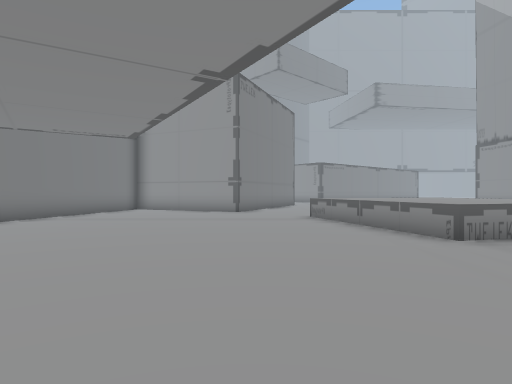
View 1 (above)

24 first-person views from a walk through a Unity game level. The camera is 1.5 m above the floor, looks level and sees 75° across. The floor is counted in squares, 2 m on a side. Each view is taken from the middle of a square. On the plan, view 1 faces up. The plan holds only what a view shows up to about 11 squares ahead; the rest is blank. The place goes on beyond the plan. The player is left out.

View 2
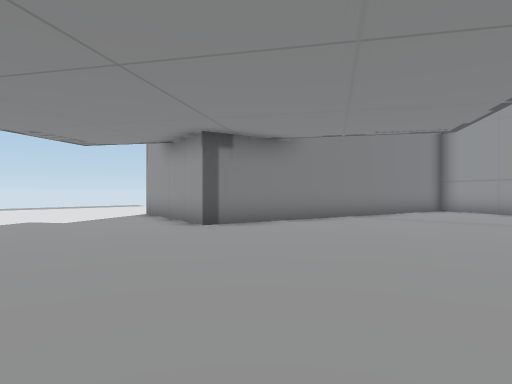

View 3
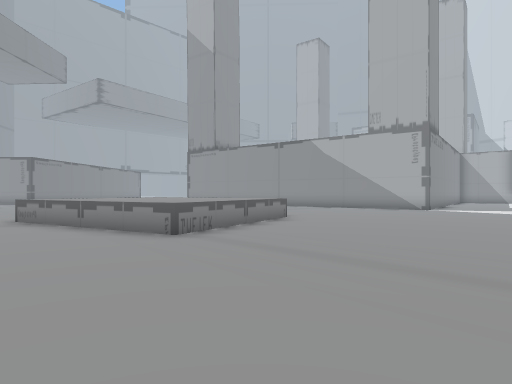

View 4
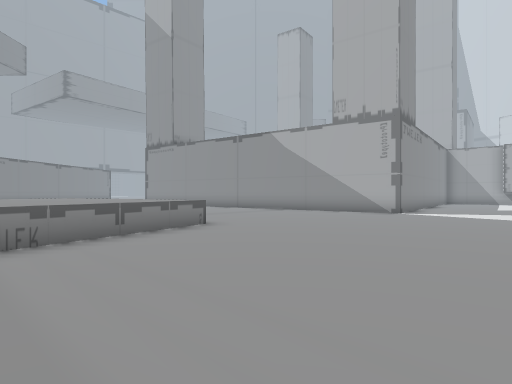

View 5
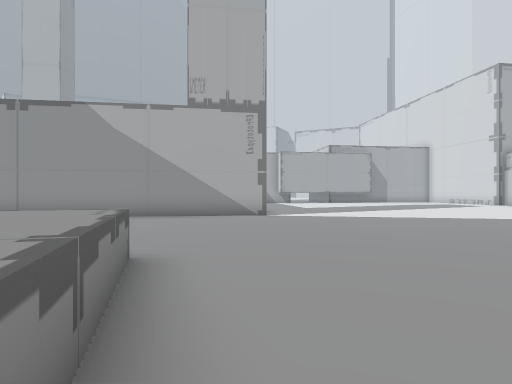

View 6
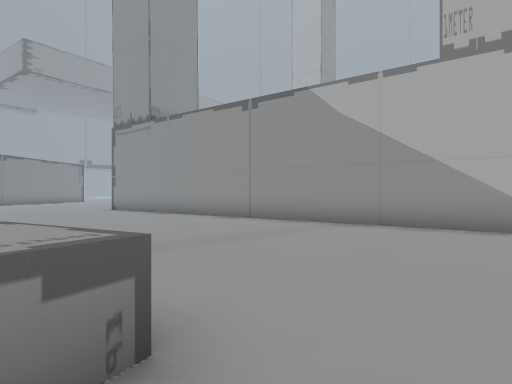

View 7
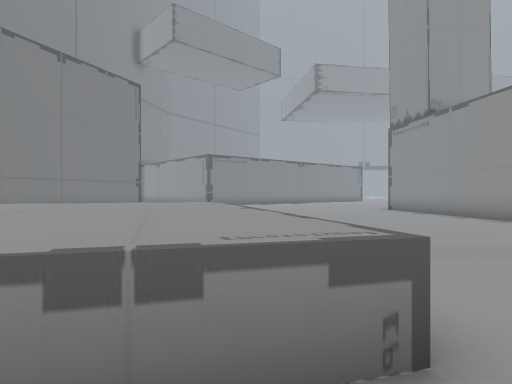

View 8
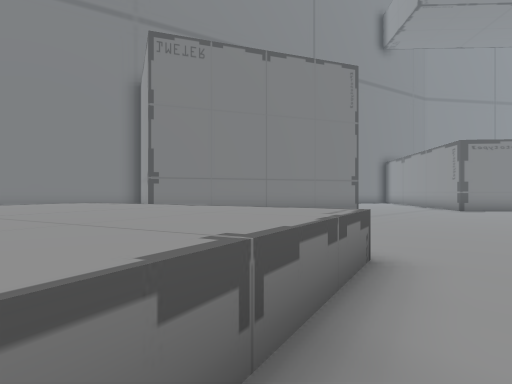

View 9
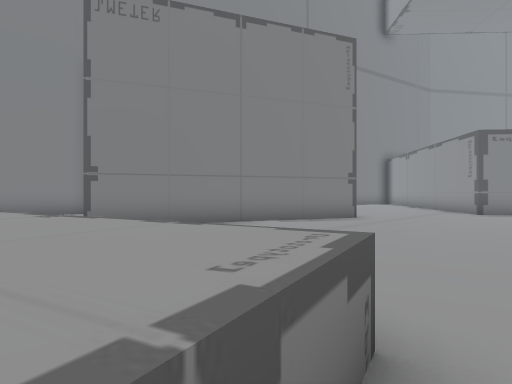

View 10
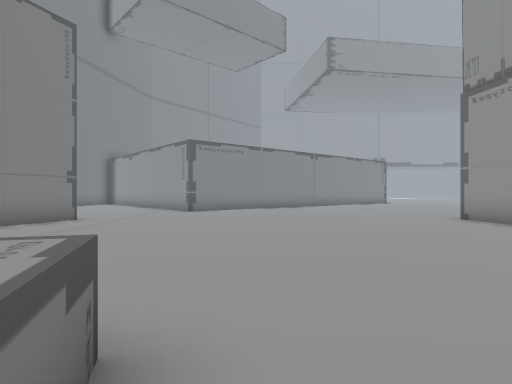

View 11
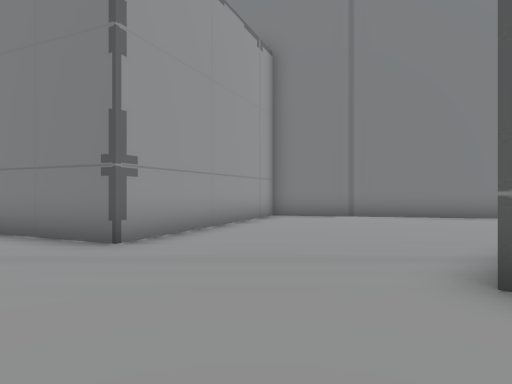

View 12
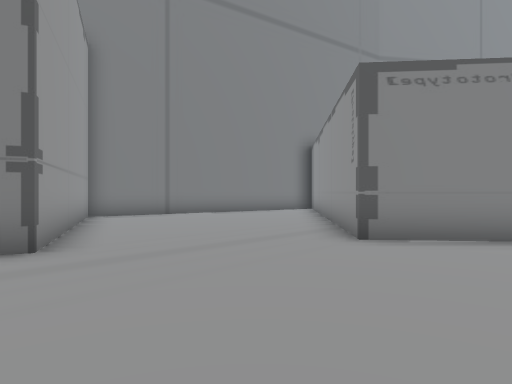

View 13
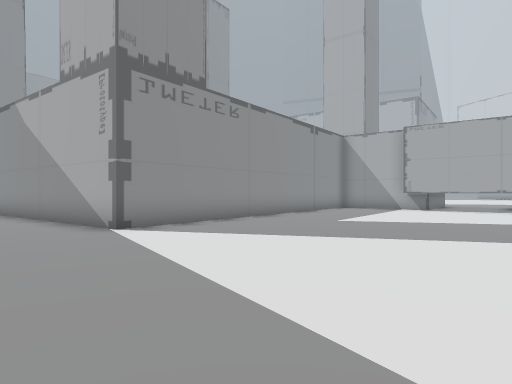

View 14
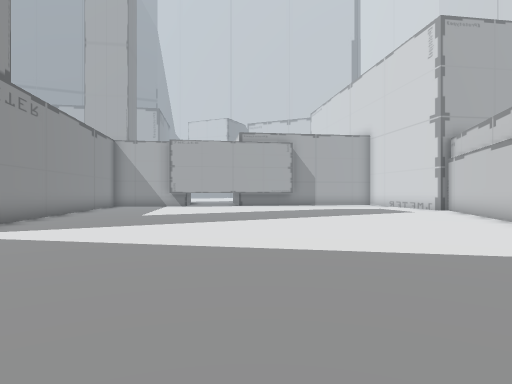

View 15
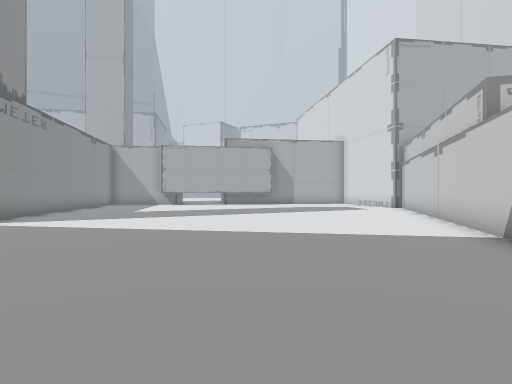

View 16
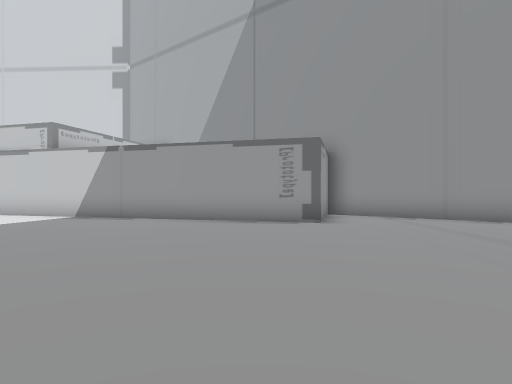

View 17
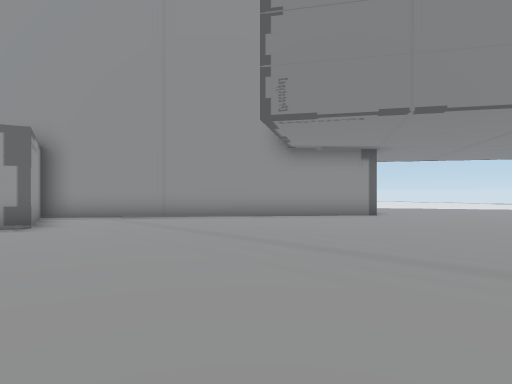

View 18
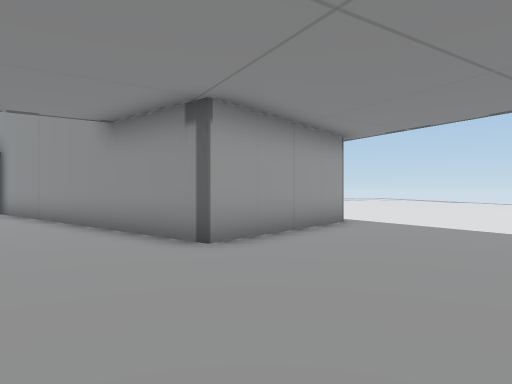

View 19
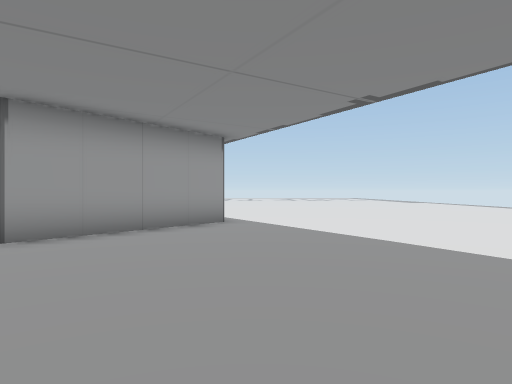

View 20
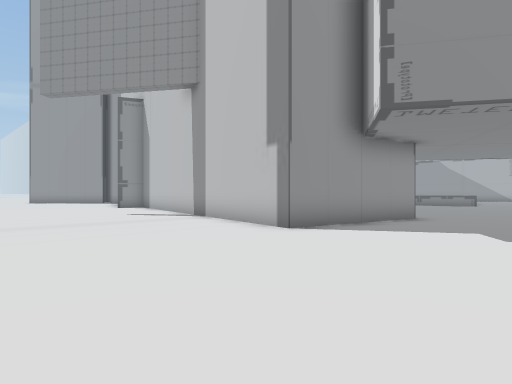

View 21
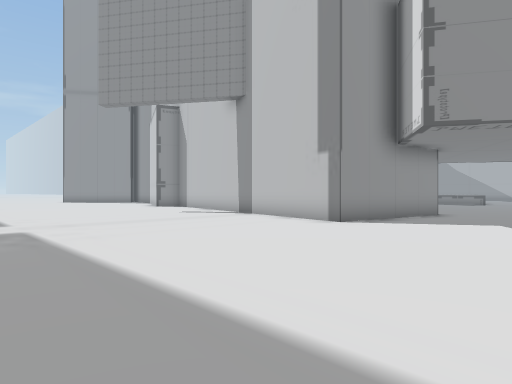

View 22
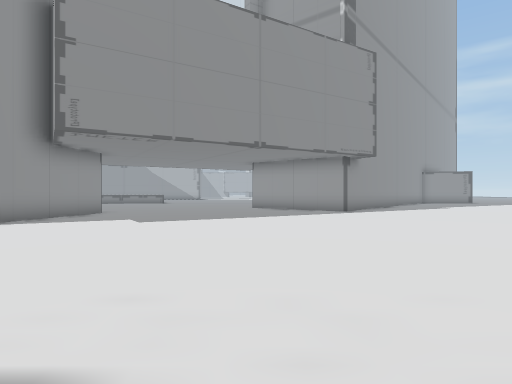

View 23
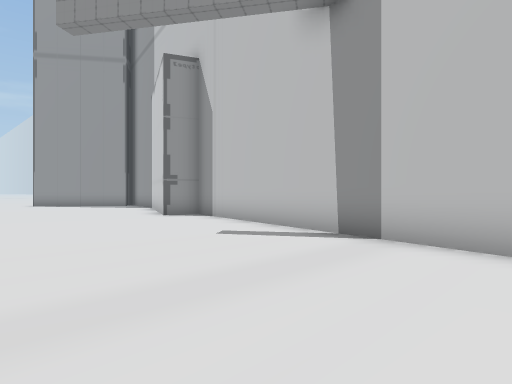

View 24
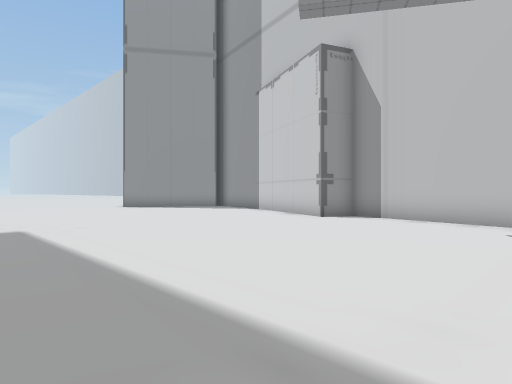

### Floor plan
Key: @ floor where view 1 was taken; # wall or solid block; . floor; ^ raised ledge.
Columns run from 19 left of view 1 to 23 right of it. Each row starts with its distance up from view 1.
 25                 #.....##
 24                ##......###
 23   ..           #........#.
 22   ...          #...........
 21  .....         ###...............
 20  ......          ###.............
 19  .......           ###..........#
 18  ........#          ##..........#
 17  ........##         #...........#
 16  .........#        ##...........#
 15 ..........#        #..  ........##
 14 .........##     ## #    .........#
 13 .........#   #  .##     .........#
 12 .........#   # ..        ........#
 11 .........#   #.........^^^.......#
 10  ........#   #.......^^^^^.......#
  9  .......##  ##.......^^^^^^......#
  8  .......#   #........^^^^^^......##
  7  .......#   #.........^^^^^.......#
  6  .......#   #.........^^^^^.......#  ###
  5 ........#####.........^...........####..
  4 .........................................
  3 ..........................................
  2 ...........................................
  1 ...........................................
  0  ..................@.......................
 -1 ................#.........................
 -2  ..............###......................
 -3   ............## ##.....................
 -4    ..........##   ###...................
 -5      .........      ##..#####...........
 -6     ..........       ##.#   #####.......
 -7     ..........        ###       ####....
 -8          ...                       #####

Where each view was taken, in squares from view 1:
view 1: 0 up, 0 right, facing up
view 2: 0 up, 1 left, facing up-left
view 3: 0 up, 0 right, facing up-right
view 4: 0 up, 3 right, facing up-right
view 5: 5 up, 4 right, facing right
view 6: 5 up, 7 right, facing up-right
view 7: 5 up, 7 right, facing up
view 8: 8 up, 8 right, facing up-left
view 9: 10 up, 7 right, facing up-left
view 10: 10 up, 7 right, facing up
view 11: 21 up, 7 right, facing left
view 12: 18 up, 7 right, facing up-left
view 13: 2 down, 12 right, facing up-right
view 14: 1 down, 9 right, facing right
view 15: 2 down, 7 right, facing right
view 16: 4 up, 7 right, facing down
view 17: 4 up, 7 right, facing down-left
view 18: 4 up, 4 left, facing down
view 19: 4 up, 7 left, facing down
view 20: 1 up, 17 left, facing up-right
view 21: 1 up, 19 left, facing up-right
view 22: 1 down, 19 left, facing right
view 23: 7 up, 16 left, facing up-right
view 24: 11 up, 19 left, facing up-right
